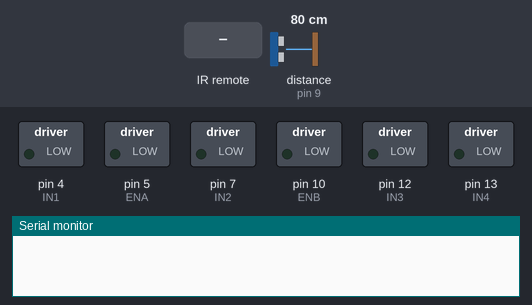
Simulated run of this sketch. Board: Arduino Uno, built with avr-gcc and run on an emulated ATmega328P. On the bench: switched loads named in the sketch (green lamp = pin HIGH), the last lines printed to the serial monitor. Wiring (inferred from the names in the program): ultrasonic range finder: trigger pin 8; echo pin 9. Inputs (shaded band) come from the test bench; at power-on: distance to the obstacle (sensor on pin 9) 80 cm. The echo pulse lasts 58.3 µs per cm; pins used as bus, display or sensor lines are not drawn.

Above: at 1.2 s.
1.3 s: infrared code 0xFF18E7 received
At 2.4 s:
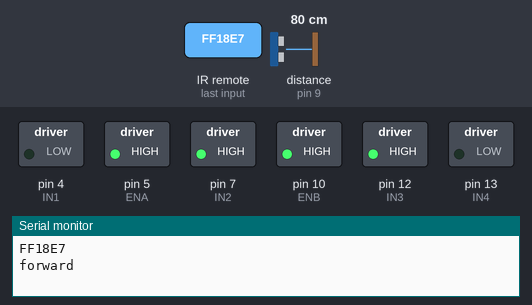
2.8 s: distance to the obstacle (sensor on pin 9) set to 12 cm
4.3 s: distance to the obstacle (sensor on pin 9) set to 9 cm
At 5.5 s:
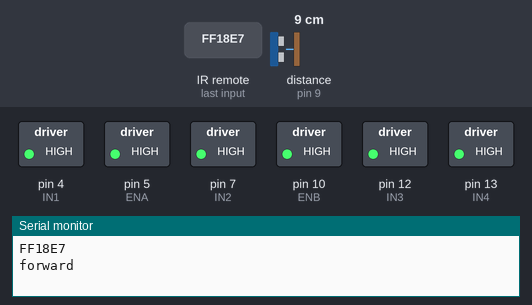
5.8 s: infrared code 0xFF4AB5 received
At 7.3 s:
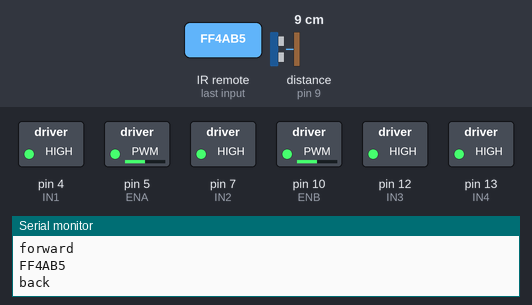
7.8 s: infrared code 0x3D9AE3F7 received
At 8.7 s:
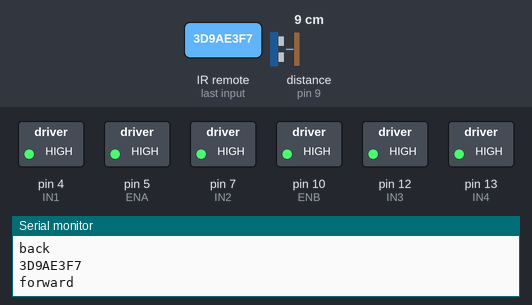
9.8 s: infrared code 0xFF10EF received
At 9.95 s:
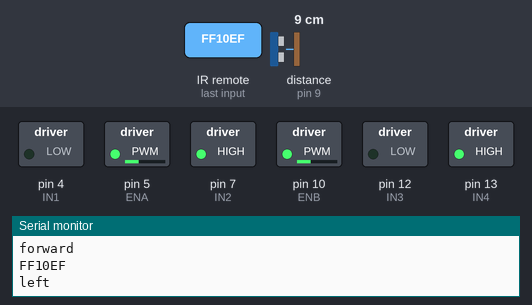
Timing chart, 0 to 12.6 s (numbered marks = the images above; inputs shaded):
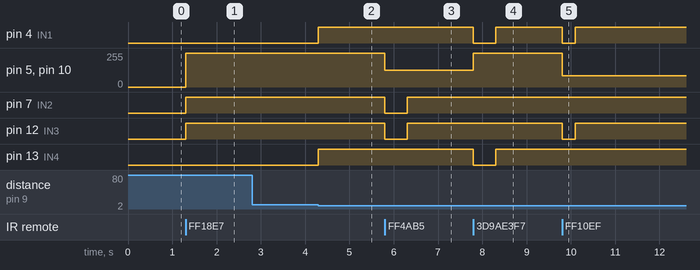

Measured:
- the behaviour switches between 11 and 10 cm on distance to the obstacle (sensor on pin 9) (found by bisection; images 1 and 2)
- after the input at 1.3 s, pin 5 (ENA), pin 10 (ENB): 0/255 → 255/255 at once; pin 7 (IN2), pin 12 (IN3): LOW → HIGH at once
- after the input at 2.8 s, every drawn part: stays the same
- after the input at 4.3 s, pin 4 (IN1), pin 13 (IN4): LOW → HIGH at once
- after the input at 5.8 s, pin 5 (ENA), pin 10 (ENB): 255/255 → 127/255 at once; pin 7 (IN2), pin 12 (IN3): HIGH → LOW at once, → HIGH 0.50 s later
- after the input at 7.8 s, pin 4 (IN1), pin 13 (IN4): HIGH → LOW at once, → HIGH 0.50 s later; pin 5 (ENA), pin 10 (ENB): 127/255 → 255/255 at once
- after the input at 9.8 s, pin 4 (IN1), pin 12 (IN3): HIGH → LOW at once, → HIGH 0.30 s later; pin 5 (ENA), pin 10 (ENB): 255/255 → 85/255 at once

The sketch:

robot-kornjaca.ino
```cpp
#include <IRremote.h> // verzija 2; onesposobljava neke pinove; radi

int infraRedPin = 2; // braon

int IN1 = 4;  // plavi
int IN2 = 7;  // zeleni
int IN3 = 12; // beli
int IN4 = 13; // sivi

int ENA = 5;  // ljubičasti (PWM speed regulation)
int ENB = 10; // narandžasti (PWM speed regulation)

int trigPin = 8; // braon
int echoPin = 9; // zuti

const long forwardBtn = 0xFF18E7;   // 2
const long forwardAlt = 0x3D9AE3F7; // 2
const long backBtn = 0xFF4AB5;      // 8
const long backAlt = 0x1BC0157B;    // 8
const long stopBtn = 0xFF38C7;      // 5
const long stopAlt = 0x488F3CBB;    // 5
const long leftBtn = 0xFF10EF;      // 4
const long leftAlt = 0x8C22657B;    // 4
const long rightBtn = 0xFF5AA5;     // 6
const long rightAlt = 0x449E79F;    // 6
const long repeatedBtn = 0xffffffff;

const int BRZINA = 255;
const int BRZINA_OKRETA = BRZINA / 3;

IRrecv irrecv(infraRedPin);
decode_results results;

unsigned long lastClick = millis();
long currButton = stopBtn;

bool jeBezKlika(int ms)
{
    return millis() - lastClick > ms;
}

void setup()
{
    pinMode(infraRedPin, INPUT);

    pinMode(IN1, OUTPUT);
    pinMode(IN2, OUTPUT);
    pinMode(ENA, OUTPUT);
    pinMode(IN3, OUTPUT);
    pinMode(IN4, OUTPUT);
    pinMode(ENB, OUTPUT);

    pinMode(trigPin, OUTPUT);
    pinMode(echoPin, INPUT);

    Serial.begin(9600);
    irrecv.enableIRIn();
}

void loop()
{
    if (rastojanje() < 10 && jeBezKlika(500))
    {
        stop();
    }

    if ((currButton == leftBtn || currButton == rightBtn) && jeBezKlika(300))
    {
        stop();
    }

    if (irrecv.decode(&results))
    {
        lastClick = millis();

        if (results.value != repeatedBtn)
            currButton = results.value;

        Serial.println(currButton, HEX);

        switch (currButton)
        {
            case forwardBtn:
            case forwardAlt:
                forward();
                break;
            case backBtn:
            case backAlt:
                back();
                break;
            case leftBtn:
            case leftAlt:
                left();
                break;
            case rightBtn:
            case rightAlt:
                right();
                break;
            case stopBtn:
            case stopAlt:
                stop();
                break;
        }

        irrecv.resume();
    }
}

int rastojanje()
{
    digitalWrite(trigPin, LOW);
    delayMicroseconds(5);
    digitalWrite(trigPin, HIGH);
    delayMicroseconds(10);
    digitalWrite(trigPin, LOW);

    int vreme = pulseIn(echoPin, HIGH); // da ode i da se vrati
    return (vreme * 0.034) / 2;
}

void forward()
{
    Serial.println("forward");
    analogWrite(ENA, BRZINA);
    analogWrite(ENB, BRZINA);
    digitalWrite(IN1, LOW);
    digitalWrite(IN2, HIGH);
    digitalWrite(IN3, HIGH);
    digitalWrite(IN4, LOW);
}

void back()
{
    Serial.println("back");
    analogWrite(ENA, BRZINA / 2);
    analogWrite(ENB, BRZINA / 2);
    digitalWrite(IN4, HIGH);
    digitalWrite(IN3, LOW);
    digitalWrite(IN1, HIGH);
    digitalWrite(IN2, LOW);
}

void left()
{
    Serial.println("left");
    analogWrite(ENA, BRZINA_OKRETA);
    analogWrite(ENB, BRZINA_OKRETA);
    digitalWrite(IN4, HIGH);
    digitalWrite(IN3, LOW);
    digitalWrite(IN1, LOW);
    digitalWrite(IN2, HIGH);
}

void right()
{
    Serial.println("right");
    analogWrite(ENA, BRZINA_OKRETA);
    analogWrite(ENB, BRZINA_OKRETA);
    digitalWrite(IN4, LOW);
    digitalWrite(IN3, HIGH);
    digitalWrite(IN1, HIGH);
    digitalWrite(IN2, LOW);
}

void stop()
{
    // Serial.println("stop");
    digitalWrite(IN4, HIGH);
    digitalWrite(IN3, HIGH);
    digitalWrite(IN1, HIGH);
    digitalWrite(IN2, HIGH);
}
```
